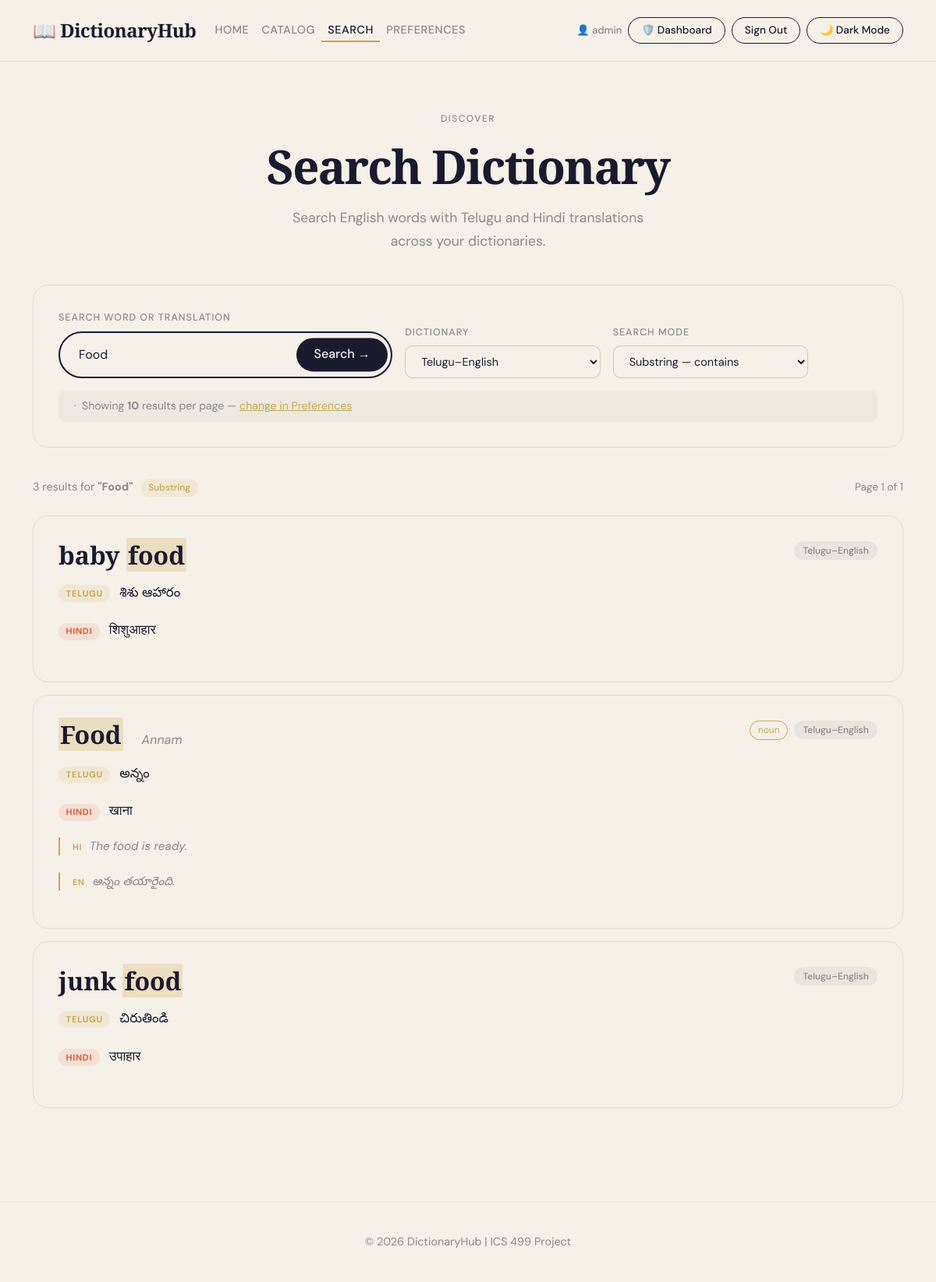
Page /index.php?page=search&q=Food&mode=substring (signed in) on the committed database.
### tables this page shows
CREATE TABLE `dictionary_entries` (
  `id` int(10) UNSIGNED NOT NULL,
  `dictionary_id` int(10) UNSIGNED NOT NULL,
  `word` varchar(255) NOT NULL,
  `telugu` varchar(255) DEFAULT '',
  `hindi` varchar(255) DEFAULT '',
  `transliteration` varchar(255) DEFAULT '',
  `part_of_speech` varchar(100) DEFAULT '',
  `example_source` text DEFAULT '',
  `example_target` text DEFAULT '',
  `created_at` timestamp NOT NULL DEFAULT current_timestamp()
);

CREATE TABLE `dictionaries` (
  `id` int(10) UNSIGNED NOT NULL,
  `name` varchar(255) NOT NULL,
  `description` text DEFAULT NULL,
  `source_lang` varchar(50) NOT NULL DEFAULT 'Telugu',
  `target_lang` varchar(50) NOT NULL DEFAULT 'English',
  `created_by` int(10) UNSIGNED DEFAULT NULL,
  `created_at` timestamp NOT NULL DEFAULT current_timestamp()
);

### index.php (called while the page is built, shortened)
<?php
require_once 'includes/db.php';
require_once 'includes/preferences_helper.php';
$page    = isset($_GET['page']) ? $_GET['page'] : 'home';
?>
<?php include 'includes/header.php'; ?>
<?php include "pages/{$page}.php"; ?>
<?php include 'includes/footer.php'; ?>

### includes/preferences_helper.php (called while the page is built, shortened)
<?php
function get_preference($key, $db, $user_id = null) {
    $cookie_val = get_cookie_pref($key);
    return get_default_pref($key);
}
function get_cookie_pref($key) {
    switch ($key) {
        case 'theme':
            $val = $_COOKIE[COOKIE_THEME] ?? null;
            return ($val && in_array($val, VALID_THEMES)) ? $val : null;
        case 'results_per_page':
            $val = isset($_COOKIE[COOKIE_RESULTS]) ? intval($_COOKIE[COOKIE_RESULTS]) : null;
            return ($val && in_array($val, VALID_RESULTS)) ? $val : null;
        case 'default_dict':
            $val = isset($_COOKIE[COOKIE_DICT]) ? intval($_COOKIE[COOKIE_DICT]) : null;
            return ($val && $val > 0) ? $val : null;
    }
    return null;
}
function get_default_pref($key) {
    return match($key) {
        'theme'            => DEFAULT_THEME,
        'results_per_page' => DEFAULT_RESULTS,
        'default_dict'     => DEFAULT_DICT_ID,
        default            => null,
    };
}
function load_all_preferences($db, $user_id = null) {
    return [
        'theme'            => get_preference('theme',            $db, $user_id),
        'results_per_page' => get_preference('results_per_page', $db, $user_id),
        'default_dict'     => get_preference('default_dict',     $db, $user_id),
    ];
}

### pages/search.php (the view, shortened to what this page needs)
<?php
require_once __DIR__ . '/../includes/db.php';
require_once __DIR__ . '/../includes/preferences_helper.php';
$prefs = load_all_preferences($db, null);
$results_per_page = $prefs['results_per_page'];
$query       = trim($_GET['q']           ?? '');
$mode        = $_GET['mode']             ?? 'substring';
$dict_id     = $_GET['dictionary_id']   ?? $prefs['default_dict'];
$page        = max(1, intval($_GET['p'] ?? 1));
$offset      = ($page - 1) * $results_per_page;
$dictionaries = [];
$dict_result  = $db->query("SELECT id, name FROM dictionaries ORDER BY name ASC");
if ($dict_result) {
    while ($row = $dict_result->fetch_assoc()) {
        $dictionaries[] = $row;
    }
}
$results    = [];
$total      = 0;
$searched   = false;
if ($query !== '') {
    $searched = true;
    $pattern = match($mode) {
        'exact'     => $query,
        'prefix'    => $query . '%',
        'suffix'    => '%' . $query,
        'substring' => '%' . $query . '%',
        default     => '%' . $query . '%',
    };
    if ($dict_id === 'all' || $dict_id === '') {
        $where      = "(de.word LIKE ? OR de.telugu LIKE ? OR de.hindi LIKE ? OR de.transliteration LIKE ?)";
        $count_sql  = "SELECT COUNT(*) AS total
                       FROM dictionary_entries de
                       WHERE {$where}";
        $result_sql = "SELECT de.*, d.name AS dictionary_name
                       FROM dictionary_entries de
                       JOIN dictionaries d ON de.dictionary_id = d.id
                       WHERE {$where}
                       ORDER BY de.word ASC
                       LIMIT ? OFFSET ?";
        $count_stmt = $db->prepare($count_sql);
        $count_stmt->bind_param('ssss', $pattern, $pattern, $pattern, $pattern);
        $count_stmt->execute();
        $total = $count_stmt->get_result()->fetch_assoc()['total'];
        $count_stmt->close();
        $limit = $results_per_page;
        $stmt  = $db->prepare($result_sql);
        $stmt->bind_param('ssssii', $pattern, $pattern, $pattern, $pattern, $limit, $offset);
    } else {
        $dict_id_int = intval($dict_id);
        $where       = "(de.word LIKE ? OR de.telugu LIKE ? OR de.hindi LIKE ? OR de.transliteration LIKE ?) AND de.dictionary_id = ?";
        $count_sql   = "SELECT COUNT(*) AS total
                        FROM dictionary_entries de
                        WHERE {$where}";
        $result_sql  = "SELECT de.*, d.name AS dictionary_name
                        FROM dictionary_entries de
                        JOIN dictionaries d ON de.dictionary_id = d.id
                        WHERE {$where}
                        ORDER BY de.word ASC
                        LIMIT ? OFFSET ?";
        $count_stmt = $db->prepare($count_sql);
        $count_stmt->bind_param('ssssi', $pattern, $pattern, $pattern, $pattern, $dict_id_int);
        $count_stmt->execute();
        $total = $count_stmt->get_result()->fetch_assoc()['total'];
        $limit = $results_per_page;
        $stmt  = $db->prepare($result_sql);
        $stmt->bind_param('ssssiii', $pattern, $pattern, $pattern, $pattern, $dict_id_int, $limit, $offset);
    }
    $stmt->execute();
    $result  = $stmt->get_result();
    while ($row = $result->fetch_assoc()) {
        $results[] = $row;
    }
    $total_pages = ceil($total / $results_per_page);
}
function highlight($text, $query) {
    $escaped = preg_quote($query, '/');
    $safe    = htmlspecialchars($text);
    return preg_replace('/(' . $escaped . ')/iu', '<mark>$1</mark>', $safe);
}
?>
<section class="search-page-section">
  <div class="container">
    <div class="page-header">
      <div class="section-label">Discover</div>
      <h1 class="page-title">Search Dictionary</h1>
      <p class="page-subtitle">Search English words with Telugu and Hindi translations across your dictionaries.</p>
    </div>
    <div class="search-form-card">
      <form method="GET" action="index.php">
        <div class="row g-3 align-items-end">
          <div class="col-12 col-md-5">
            <label class="search-form-label">Search Word or Translation</label>
            <div class="search-wrap" style="max-width:100%;">
              <input
                type="text"
                name="q"
                value="<?php echo htmlspecialchars($query); ?>"
                placeholder='e.g. पानी or "water"'
                autocomplete="off"
              >
              <button type="submit">Search →</button>
            </div>
          </div>
          <div class="col-12 col-md-3">
            <label class="search-form-label">Dictionary</label>
            <select name="dictionary_id" class="pref-select w-100">
              <?php foreach ($dictionaries as $d): ?>
                <option value="<?php echo $d['id']; ?>" <?php echo $dict_id == $d['id'] ? 'selected' : ''; ?>>
                  <?php echo htmlspecialchars($d['name']); ?>
                </option>
              <?php endforeach; ?>
            </select>
          </div>
          <div class="col-12 col-md-3">
            <label class="search-form-label">Search Mode</label>
            <select name="mode" class="pref-select w-100">
              <option value="substring" <?php echo $mode === 'substring' ? 'selected' : ''; ?>>Substring — contains</option>
            </select>
          </div>
        </div>
        <div class="mode-hint">
          &nbsp;·&nbsp; Showing <strong><?php echo $results_per_page; ?></strong> results per page
          — <a href="index.php?page=preferences" style="color:var(--gold);">change in Preferences</a>
        </div>
      </form>
    </div>
    <?php if ($searched): ?>
      <?php if (count($results) === 0): ?>
        <div class="no-results">
          <div class="no-results-icon">🔍</div>
          <h3>No results for "<?php echo htmlspecialchars($query); ?>"</h3>
          <p>Try a different search mode or check your spelling.</p>
          <div class="suggestion-tags mt-3">
            <?php foreach (['substring','prefix','suffix','exact'] as $m): ?>
              <?php if ($m !== $mode): ?>
                <a href="<?php echo page_url($page, $query, $m, $dict_id); ?>" class="suggestion-tag">
                  Try <?php echo $m; ?> instead
                </a>
              <?php endif; ?>
            <?php endforeach; ?>
          </div>
        </div>
      <?php else: ?>
        <div class="results-meta">
          <span class="results-count">
            <?php echo number_format($total); ?> result<?php echo $total !== 1 ? 's' : ''; ?>
            for <strong>"<?php echo htmlspecialchars($query); ?>"</strong>
            <span class="results-mode-badge"><?php echo $mode; ?></span>
          </span>
          <span class="results-page-info">
            Page <?php echo $page; ?> of <?php echo $total_pages; ?>
          </span>
        </div>
        <div class="results-list">
          <?php foreach ($results as $entry): ?>
            <div class="result-card">
              <div class="result-card-header">
                <div class="result-left">
                  <span class="result-word">
                    <?php echo highlight($entry['word'], $query); ?>
                  </span>
                  <?php if (!empty($entry['transliteration'])): ?>
                    <span class="result-phonetic">
                      <?php echo highlight($entry['transliteration'], $query); ?>
                    </span>
                  <?php endif; ?>
                </div>
                <div class="result-right">
                  <?php if (!empty($entry['part_of_speech'])): ?>
                    <span class="word-card-pos"><?php echo htmlspecialchars($entry['part_of_speech']); ?></span>
                  <?php endif; ?>
                  <span class="result-dict-badge"><?php echo htmlspecialchars($entry['dictionary_name']); ?></span>
                </div>
              </div>
              <?php if (!empty($entry['telugu'])): ?>
                <div class="result-translation-row">
                  <span class="translation-lang-badge telugu-badge">Telugu</span>
                  <span class="result-definition"><?php echo highlight($entry['telugu'], $query); ?></span>
                </div>
              <?php endif; ?>
              <?php if (!empty($entry['hindi'])): ?>
                <div class="result-translation-row">
                  <span class="translation-lang-badge hindi-badge">Hindi</span>
                  <span class="result-definition"><?php echo highlight($entry['hindi'], $query); ?></span>
                </div>
              <?php endif; ?>
              <?php if (!empty($entry['example_source'])): ?>
                <div class="result-examples">
                  <p class="result-example">
                    <span class="example-lang">HI</span>
                    <?php echo htmlspecialchars($entry['example_source']); ?>
                  </p>
                  <?php if (!empty($entry['example_target'])): ?>
                    <p class="result-example">
                      <span class="example-lang">EN</span>
                      <?php echo htmlspecialchars($entry['example_target']); ?>
                    </p>
                  <?php endif; ?>
                </div>
              <?php endif; ?>
            </div>
          <?php endforeach; ?>
        </div>
      <?php endif; ?>
    <?php endif; ?>
  </div>
</section>

### rows in the picture
dictionary_entries: word "baby food శిశు ఆహారం शिशुआहार", dictionary.name "Telugu–English"
dictionary_entries: word "Food Annam అన్నం खाना", part_of_speech "noun", dictionary.name "Telugu–English", example_source "The food is ready.", example_target "అన్నం తయారైంది."
dictionary_entries: word "junk food చిరుతిండి उपाहार", dictionary.name "Telugu–English"

### other values in the picture
current_user()['username'] "admin"
$results_per_page "10"
$total "3"
$query "Food"
$mode "Substring"
$page "1"
$total_pages "1"
form field dictionary_id "Telugu–English"
